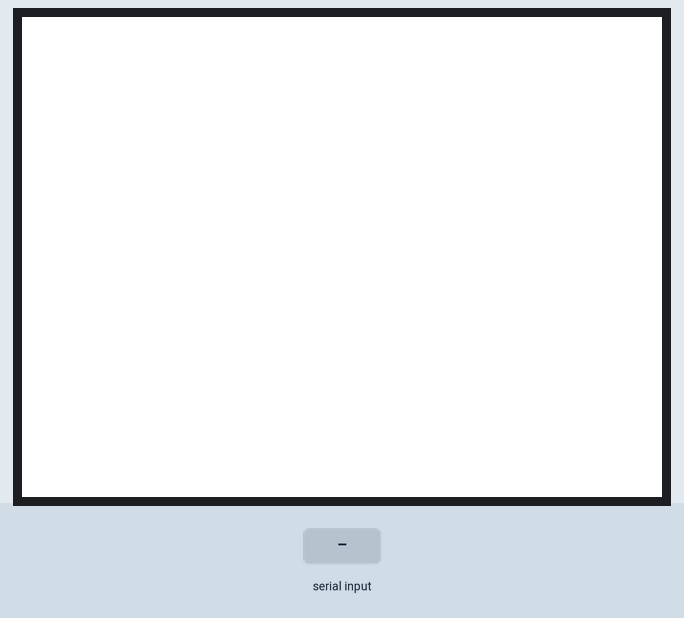
The sketch below on a simulated Arduino Uno, built with avr-gcc and run on an emulated ATmega328P. Parts: 320×240 colour display. Inputs (shaded band) come from the test bench. What the sketch prints to the serial monitor is not drawn.

Above: at 1.4 s.
1.5 s: "a" received over Serial
At 2.4 s:
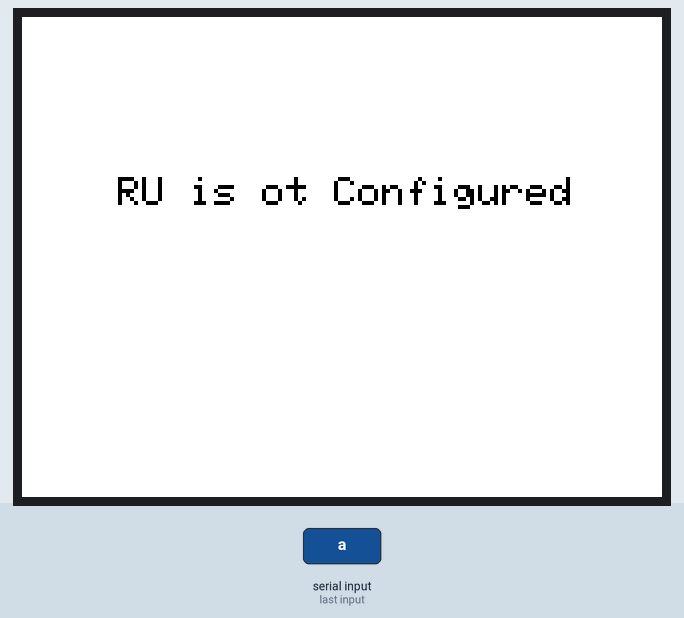
At 7.3 s:
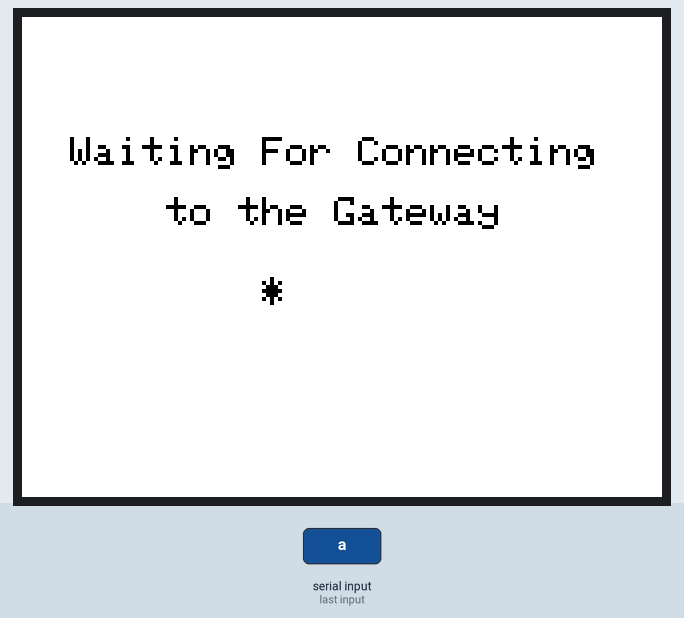
Timing chart, 0 to 8.8 s (numbered marks = the images above; inputs shaded):
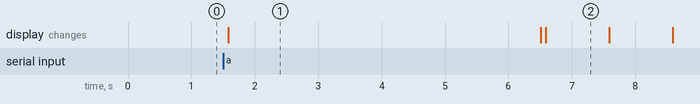

The sketch:

RU_not_configured.ino
```cpp
#include <SPFD5408_Adafruit_GFX.h>
#include <SPFD5408_Adafruit_TFTLCD.h>
#include <SPFD5408_TouchScreen.h>

#if defined(__SAM3X8E__)
    #undef __FlashStringHelper::F(string_literal)
    #define F(string_literal) string_literal
#endif

#define YP A3  // must be an analog pin, use "An" notation!
#define XM A2  // must be an analog pin, use "An" notation!
#define YM 9   // can be a digital pin
#define XP 8   // can be a digital pin

#define TS_MINX 125
#define TS_MINY 85
#define TS_MAXX 965
#define TS_MAXY 905

TouchScreen ts = TouchScreen(XP, YP, XM, YM, 300);

#define LCD_CS A3
#define LCD_CD A2
#define LCD_WR A1
#define LCD_RD A0
// optional
#define LCD_RESET A4

// Assign human-readable names to some common 16-bit color values:
#define Black           0x0000      /*   0,   0,   0 */
#define Navy            0x000F      /*   0,   0, 128 */
#define DarkGreen       0x03E0      /*   0, 128,   0 */
#define DarkCyan        0x03EF      /*   0, 128, 128 */
#define Maroon          0x7800      /* 128,   0,   0 */
#define Purple          0x780F      /* 128,   0, 128 */
#define Olive           0x7BE0      /* 128, 128,   0 */
#define LightGrey       0xC618      /* 192, 192, 192 */
#define DarkGrey        0x7BEF      /* 128, 128, 128 */
#define Blue            0x001F      /*   0,   0, 255 */
#define Green           0x07E0      /*   0, 255,   0 */
#define Cyan            0x07FF      /*   0, 255, 255 */
#define Red             0xF800      /* 255,   0,   0 */
#define Magenta         0xF81F      /* 255,   0, 255 */
#define Yellow          0xFFE0      /* 255, 255,   0 */
#define White           0xFFFF      /* 255, 255, 255 */
#define Orange          0xFD20      /* 255, 165,   0 */
#define GreenYellow     0xAFE5      /* 173, 255,  47 */
#define Pink            0xF81F

Adafruit_TFTLCD tft(LCD_CS, LCD_CD, LCD_WR, LCD_RD, LCD_RESET);

#define BOXSIZE 40
#define PENRADIUS 3

unsigned long currentMills1;
static int loopCnt;
boolean howManyTime = false;
boolean errorScreenFlag = false;
boolean gatewayConnect = true;
boolean milli = false;
boolean hi = false;
unsigned long previousMillis = 0;
int interval = 1000;
unsigned long previousMillis1 = 0;
int interval1 = 5000;
const char* errorMsgGlobal = "RU is ot Configured";
boolean fill = false;
void setup(void) {
  Serial.begin(9600);
  Serial.println("i am in setup");
  tft.reset();
  tft.begin(0x9341); // SDFP5408
  tft.setRotation(1); // Need for the Mega, please changed for your choice or rotation initial
  tft.fillScreen(White);
  //errorScreenFlag =true;


}
void loop(){
  currentMills1 = millis();
  if( Serial.available() ){
  char c = Serial.read();
  if( c == 'a'){
    previousMillis1 = currentMills1;
    //currentMills1 = millis();
    tft.fillScreen(White);
    howManyTime = true;
    errorScreenFlag = true;
    hi = true;
    fill = true;
  }
 }

if( gatewayConnect == false){
     dot(120,130,1,Black);
  }

if( howManyTime == true){
      Serial.println(currentMills1);
  while( currentMills1 - previousMillis1 >= interval1 ){
         if( fill == true){
            tft.fillScreen(White);
            fill = false;
         }
        Serial.println("i am in condition");
        StartScreen();
        gatewayConnect = false;
        howManyTime = false;
        break;
      }
    while( errorScreenFlag == true ){
     gatewayConnect = true;
     errorScreen();
     errorScreenFlag = false;
    }
 }
}

void center( const char* text, byte textSize )
{
// if textSize(1)--> max char 53
// if textSize(2)--> max char 26
// if textSize(3)--> max char 17
// if textSize(4)--> max char 13
// if textSize(5)--> max char 10
  tft.setTextSize(textSize);
  String words=text;
  char str[50];
  int len;

  strcpy(str, text);
  len = strlen(str);
  if( textSize == 1 ){
    int x=0;
    int space= 53;
    x= ( space / 2 ) - ( len / 2 );
    //Serial.println(x);
    for(int i=0; i<=x ;i++){
      tft.print(" ");
    }
    tft.println(str);
   }

    if( textSize == 2 ){
      int x=0;
      int space= 24;
      x= ( space / 2 ) - ( len / 2 );
      //Serial.println(x);
      for(int i=0; i<=x ;i++){
        tft.print(" ");
      }
      tft.println(str);
    }

    if( textSize == 3 ){
      int x=0;
      int space= 17;
      x= ( space / 2 ) - ( len / 2 );
      //Serial.println(x);
      for(int i=0; i<=x ;i++){
        tft.print(" ");
      }
      tft.println(str);
    }

    if( textSize == 4 ){
      int x=0;
      int space= 13;
      x= ( space / 2 ) - ( len / 2 );
      //Serial.println(x);
      for(int i=0; i<=x ;i++){
        tft.print(" ");
      }
      tft.println(str);
    }

    if( textSize == 5 ){
      int x=0;
      int space= 10;
      x= ( space / 2 ) - ( len / 2 );
      //Serial.println(x);
      for(int i=0; i<=x ;i++){
        tft.print(" ");
      }
      tft.println(str);
    }

    memset(str,0,50);
}

void errorScreen(){
    //tft.fillScreen(White);
    tft.setTextColor(Black);
    tft.setCursor(0,80);
    center(errorMsgGlobal,2);
    //errorMsgGlobal= NULL;
}

void StartScreen()
{
    //tft.fillScreen(White);
    tft.setTextColor(Black);
    tft.setCursor(0,60);
    const char* text1="Waiting For Connecting";
    center(text1,2);
    tft.setCursor(0,90);
    const char* text2="to the Gateway";
    center(text2,2);
    Serial.println("Start Screen");
}
void dot( int x, int y, byte size, int color)
{
  //Serial.println(" Iam in Dot");
   if(loopCnt<4){
//    Serial.print("wwww:");
//    Serial.println(loopCnt);
        unsigned long currentMillis = millis();
        while(currentMillis - previousMillis >= interval) {
        previousMillis = currentMillis;
        if(loopCnt == 0){
                 tft.setCursor (x,y);
                 tft.setTextColor(Black);
                 tft.print("*");
                 tft.setCursor (x+20,y);
                 tft.setTextColor(White);
                 tft.print("*");
                 tft.setCursor (x+40,y);
                 tft.setTextColor(White);
                 tft.print("*");
                 }
       else if(loopCnt==1){
           tft.setCursor (x,y);
           tft.setTextColor(Black);
           tft.print("*");
           tft.setCursor (x+20,y);
           tft.setTextColor(Black);
           tft.print("*");
           tft.setCursor (x+40,y);
           tft.setTextColor(White);
           tft.print("*");
           }
      else if(loopCnt==2){
           tft.setCursor (x,y);
           tft.setTextColor(Black);
           tft.print("*");
           tft.setCursor (x+20,y);
           tft.setTextColor(Black);
           tft.print("*");
           tft.setCursor (x+40,y);
           tft.setTextColor(Black);
           tft.print("*");
           }
      else if(loopCnt == 3){
           tft.setCursor (x,y);
           tft.setTextColor(White,White);
           tft.print("*");
           tft.setCursor (x+20,y);
           tft.setTextColor(White,White);
           tft.print("*");
           tft.setCursor (x+40,y);
           tft.setTextColor(White,White);
           tft.print("*");
           }
     loopCnt++;
     if(loopCnt>=4){
       loopCnt=0;
     }

 }
}
}
```

Measured:
- after the input at 1.5 s, the display: changes after 0.08 s (image 1)
- what the display in image 1 shows lasts 4.9 s, from 1.6 s to 6.5 s
